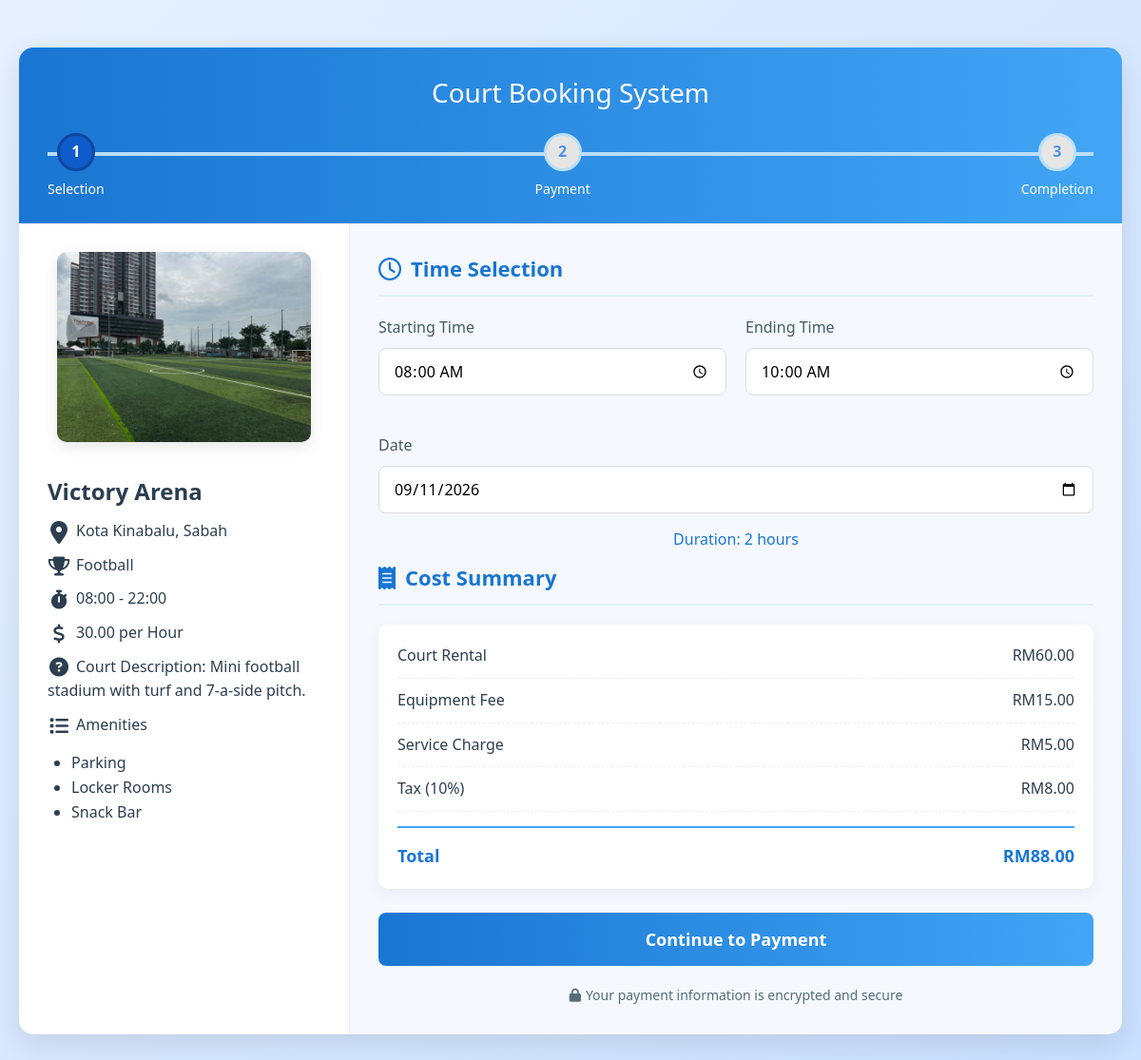
Screenshot of /payment.php?court_id=8 with the database file from the repository.
### tables this page shows
CREATE TABLE IF NOT EXISTS venues (
    id INT AUTO_INCREMENT PRIMARY KEY,
    name VARCHAR(100) NOT NULL,
    sport_category VARCHAR(50) NOT NULL,
    description TEXT,
    location VARCHAR(150),
    price DECIMAL(10,2) NOT NULL,
    time_availability VARCHAR(100) NOT NULL,
    amenities TEXT,
    created_at TIMESTAMP DEFAULT CURRENT_TIMESTAMP
);

### payment.php (the view, shortened to what this page needs)
<!DOCTYPE html>
<html lang="en">
<head>
    <link rel="stylesheet" href="https://cdnjs.cloudflare.com/ajax/libs/font-awesome/6.4.0/css/all.min.css">
    <link rel="stylesheet" href="Styles/payment.css">
</head>
<body>
<?php
$host = 'localhost';
$user = "root";
$pass = "";
$db = "assignment_db";
$conn = new mysqli($host, $user, $pass, $db);
$court_id = intval($_GET['court_id']);
$sql = "SELECT name, sport_category, description, location, price, time_availability, amenities FROM venues WHERE id = ?";
$stmt = $conn->prepare($sql);
$stmt->bind_param("i", $court_id);
$stmt->execute();
$result = $stmt->get_result();
$court = $result->fetch_assoc();
$court_name = $court['name'];
$court_sports = $court['sport_category'];
$court_description = $court['description'];
$court_location = $court['location'];
$court_price = $court['price'];
$court_time_availability = $court['time_availability'];
list($court_start, $court_end) = explode(' - ', $court_time_availability);
$court_amenities = explode(',', $court['amenities']);
$court_images = [];
$sql_images = "SELECT image_path FROM venue_images WHERE venue_id = ?";
$stmt_images = $conn->prepare($sql_images);
$stmt_images->bind_param("i", $court_id);
$stmt_images->execute();
$result_images = $stmt_images->get_result();
while ($row = $result_images->fetch_assoc()) {
    $court_images[] = $row['image_path'];
}
$court_image = !empty($court_images) ? $court_images[0] : '';
?>
<div class="container">
    <header>
        <h1>Court Booking System</h1>
        <div class="progress-bar">
            <div class="progress-step step-active" id="step1">
                <div class="step-circle">1</div>
                <div class="step-text">Selection</div>
            </div>
            <div class="progress-step" id="step2">
                <div class="step-circle">2</div>
                <div class="step-text">Payment</div>
            </div>
            <div class="progress-step" id="step3">
                <div class="step-circle">3</div>
                <div class="step-text">Completion</div>
            </div>
        </div>
    </header>
    <div class="page page-active" id="page1">
        <div class="content">
            <form method="post" action="">
                <div class="left-column">
                    <div class="image-container">
                    <?php if (!empty($court_image)): ?>
                        <img src="<?php echo htmlspecialchars($court_image); ?>" alt="<?php echo htmlspecialchars($court_name); ?>">
                    <?php else: ?>
                        <img src="./Assets/venues/default.jpg" alt="Default Venue">
                    <?php endif; ?>
                    </div>
                    <div id="courseDetails">
                    <div id="courtName"><h2><?= htmlspecialchars($court_name) ?></h2></div>
                    <div id="courtLocation"><i class="fas fa-map-marker-alt fa-fw" style="font-size: 24px;"></i><?= htmlspecialchars($court_location) ?></div>
                    <div id="courtSports"><i class="fas fa-trophy fa-fw"></i><?= htmlspecialchars($court_sports) ?></div>
                    <div><i class="fas fa-stopwatch fa-fw"></i><span id="courtTimeAvailability"><?= htmlspecialchars($court_time_availability) ?></span></div>
                    <div><i class="fas fa-dollar-sign fa-fw"></i><span id="courtPrice"><?= htmlspecialchars($court_price) ?></span> per Hour</div>
                    <div><i class="fas fa-question-circle fa-fw"></i>Court Description: <span id="courtDescription"><?= htmlspecialchars($court_description) ?> </span></div>
                    <label for="courtAmenities"><i class="fas fa-list fa-fw"></i>Amenities</label>
                    <div id="courtAmenities"><ul><?php foreach($court_amenities as $amenity): ?><li><?= htmlspecialchars($amenity) ?><?php endforeach; ?></li></ul></div>
                    </div>
                </div>
                <div class="right-column">
                    <h3 class="section-title"><i class="far fa-clock"></i> Time Selection</h3>
                    <div class="time-selection">
                        <div class="input-group">
                            <label for="timestart">Starting Time</label>
                            <input type="time" id="timestart" name="timestart" value="<?php echo $court_start; ?>" min="<?php echo $court_start; ?>" max="<?php echo $court_end; ?>">
                        </div>
                        <div class="input-group">
                            <label for="timeend">Ending Time</label>
                            <input type="time" id="timeend" name="timeend" value="<?php echo date('H:i', strtotime($court_start) + 2 * 3600); ?>" min="<?php echo $court_start; ?>" max="<?php echo $court_end; ?>">
                        </div>
                    </div>
                    <div class="input-group">
                        <label for="date">Date</label>
                        <input type="date" id="date" name="date">
                    </div>
                    <div class="duration-display" id="durationDisplay">
                    </div>
                    <h3 class="section-title"><i class="fas fa-receipt"></i> Cost Summary</h3>
                    <div class="cost-summary">
                        <div class="cost-item">
                            <span>Court Rental</span>
                            <span id="courtCost">Select a time range</span>
                        </div>
                        <div class="cost-item">
                            <span>Equipment Fee</span>
                            <span id="equipmentFee">RM15.00</span>
                        </div>
                        <div class="cost-item">
                            <span>Service Charge</span>
                            <span id="serviceFee">RM5.00</span>
                        </div>
                        <div class="cost-item">
                            <span>Tax (10%)</span>
                            <span id="taxAmount">RMXX.XX</span>
                        </div>
                        <div class="total">
                            <span>Total</span>
                            <span id="totalCost">RMXX.XX</span>
                        </div>
                    </div>
                    <button class="btn" id="continueToPayment">Continue to Payment</button>
                    <div class="secure-payment">
                        <i class="fas fa-lock"></i>
                        Your payment information is encrypted and secure
                    </div>
                </div>
            </form>
        </div>
    </div>
</div>
</body>
</html>

### Styles/payment.css (style rules this page uses)
* { margin: 0; padding: 0; box-sizing: border-box; font-family: 'Segoe UI', Tahoma, Geneva, Verdana, sans-serif; }
body { background: linear-gradient(135deg, #e6f0ff 0%, #c9e0ff 100%); color: #2c3e50; line-height: 1.6; padding: 20px; min-height: 100vh; }
.container { max-width: 1200px; margin: 30px auto; background: white; border-radius: 15px; box-shadow: 0 10px 30px rgba(0, 0, 0, 0.1); overflow: hidden; }
header { background: linear-gradient(90deg, #1976d2 0%, #42a5f5 100%); color: white; padding: 25px 30px; text-align: center; }
header h1 { font-weight: 500; font-size: 28px; margin-bottom: 10px; }
.progress-bar { display: flex; justify-content: space-between; align-items: center; margin-top: 20px; position: relative; }
.progress-step { display: flex; flex-direction: column; align-items: center; position: relative; z-index: 1; }
.step-circle { width: 40px; height: 40px; border-radius: 50%; background: #e6e6e6; color: #4e95dcff; display: flex; align-items: center; justify-content: center; font-weight: bold; margin-bottom: 8px; border: 3px solid #bbdefb; }
.step-active .step-circle { background: #105ccdff; color: white; border-color: #0d47a1; }
.step-text { font-size: 14px; font-weight: 500; }
.progress-bar::before { content: ''; position: absolute; top: 20px; left: 0; right: 0; height: 4px; background: #bbdefb; z-index: 1; }
.content { display: flex; padding: 0; }
.left-column { flex: 30%; padding: 30px; border-right: 1px solid #e3f2fd; }
.right-column { flex: 70%; padding: 30px; background: #f5f9ff; }
.section-title { color: #1976d2; margin-bottom: 20px; padding-bottom: 10px; border-bottom: 2px solid #e3f2fd; font-size: 22px; display: flex; align-items: center; gap: 10px; }
.section-title i { font-size: 24px; }
.image-container { text-align: center; margin-bottom: 25px; }
.image-container img { max-width: 100%; border-radius: 10px; box-shadow: 0 5px 15px rgba(0, 0, 0, 0.1); height: 200px; object-fit: cover; }
.time-selection { display: grid; grid-template-columns: 1fr 1fr; gap: 20px; margin-bottom: 25px; }
.input-group { margin-bottom: 15px; position: relative; }
.input-group label { display: block; margin-bottom: 8px; font-weight: 500; color: #455a64; }
.input-group input { width: 100%; padding: 12px 15px; border: 1px solid #ddd; border-radius: 8px; font-size: 16px; transition: border-color 0.3s; }
.cost-summary { background: white; padding: 20px; border-radius: 10px; box-shadow: 0 5px 15px rgba(0, 0, 0, 0.05); margin-bottom: 25px; }
.cost-item { display: flex; justify-content: space-between; margin-bottom: 10px; padding-bottom: 10px; border-bottom: 1px dashed #eee; }
.total { display: flex; justify-content: space-between; font-weight: bold; font-size: 18px; color: #1976d2; margin-top: 15px; padding-top: 15px; border-top: 2px solid #42a5f5; }
.btn { background: linear-gradient(90deg, #1976d2 0%, #42a5f5 100%); color: white; border: none; border-radius: 8px; padding: 16px 30px; font-size: 18px; font-weight: 600; cursor: pointer; transition: transform 0.2s, box-shadow 0.2s; width: 100%; margin-top: 20px; text-align: center; display: block; text-decoration: none; }
.secure-payment { text-align: center; margin-top: 20px; font-size: 14px; color: #546e7a; display: flex; align-items: center; justify-content: center; gap: 5px; }
.duration-display { text-align: center; font-size: 16px; margin: 10px 0; color: #1976d2; font-weight: 500; }
form { display:flex; flex: 1; }
.page { display: none; }
.page-active { display: block; }
#courseDetails { display: flex; flex-direction: column; gap: 10px; }
#courseDetails i { width: 24px; text-align: center; font-size: 18px; margin-right: 8px; vertical-align: middle; margin-right: 6px; font-size: 20px; }
#courtAmenities ul { padding-left: 25px; margin-top: 5px; }

### rows the page displays
venues: name "Victory Arena", location "Kota Kinabalu, Sabah", sport_category "Football", time_availability "08:00 - 22:00", price "30.00", description "Mini football stadium with turf and 7-a-side pitch.", amenities "Parking", amenities "Locker Rooms", amenities "Snack Bar"
